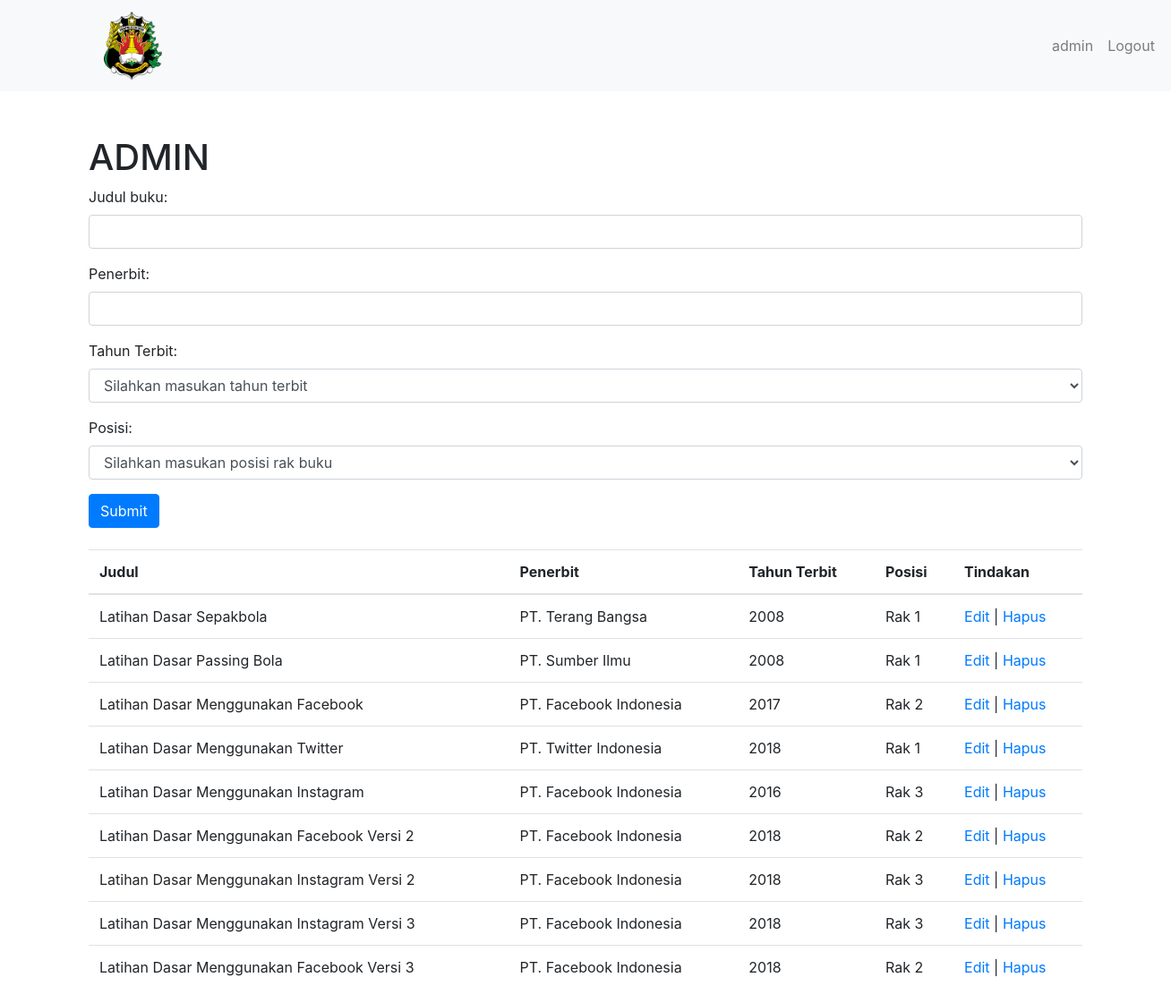
Page /pageAdmin.php (signed in) on the committed database.
### tables this page shows
CREATE TABLE `perpus` (
  `id` int(10) NOT NULL,
  `judul` varchar(50) NOT NULL,
  `penerbit` varchar(50) NOT NULL,
  `tahun` int(20) NOT NULL,
  `posisi` varchar(50) NOT NULL
);

### pageAdmin.php (the view, shortened to what this page needs)
<?php
    include("koneksi.php");
?>
<!DOCTYPE html>
<html lang="en">
	<head>
		<link rel="stylesheet" type="text/css" href="css/pageAdmin.css">
        <link rel="stylesheet" href="https://maxcdn.bootstrapcdn.com/bootstrap/4.0.0/css/bootstrap.min.css">
		<link href="//maxcdn.bootstrapcdn.com/font-awesome/4.7.0/css/font-awesome.min.css" rel="stylesheet">
	</head>
	<body>
        <nav class="navbar navbar-expand-sm bg-light navbar-light">
            <a class="navbar-brand">
                <img src="assets/images/logoakpol.png">
            </a>
            <div class="collapse navbar-collapse" id="beranda">
                <ul class="navbar-nav">
                    <li class="nav-item">
                        <a class="nav-link"><?php echo $_SESSION['username']?></a>
                    </li>
                    <li class="nav-item">
                        <a class="nav-link" href="proses-logout.php">Logout</a>
                    </li>
                </ul>
            </div>
        </nav>
        <div class="container">
            <h1 class="display-5" id="judadmin">ADMIN</h1>
        </div>
        <div class="container-fluid">
            <div class="container">
                <div class="row">
                    <div class="col-md-12">
                        <form action="tambah.php" method="POST">
                            <div class="form-group">
                                <label for="judul">Judul buku:</label>
                                <input type="text" name="judul" class="form-control" id="judul" required>
                            </div>
                            <div class="form-group">
                                <label for="terbit">Penerbit:</label>
                                <input type="text" name="penerbit" class="form-control" id="terbit" required>
                            </div>
                            <div class="form-group">
                                <label for="tahun">Tahun Terbit:</label>
                                <select name ="tahun" class="form-control" id="tahun" required>
                                    <option value="">Silahkan masukan tahun terbit</option>
                                </select>
                            </div>
                            <div class="form-group">
                                <label for="pos">Posisi:</label>
                                <select name ="posisi" class="form-control" id="posisi" required>
                                    <option value="">Silahkan masukan posisi rak buku</option>
                                </select>
                            </div>
                            <button type="submit" class="btn btn-primary" name="tambah">Submit</button>
                        </form>
                        <br>
                    </div>
                </div>
            </div>
        </div>
        <div class="container" id="tabdat">
            <div class="row">
                <div class="col-md-12">
                    <div class="table-responsive">
                        <table class="table">
                            <thead>
                                <tr>
                                    <th>Judul</th>
                                    <th>Penerbit</th>
                                    <th>Tahun Terbit</th>
                                    <th>Posisi</th>
                                    <th>Tindakan</th>
                                </tr>
                            </thead>
                            <tbody>
                                <?php
                                $sql = "SELECT * FROM perpus";
                                $query = mysqli_query($db, $sql);
                                while($perp = mysqli_fetch_array($query)){
                                    echo "<tr>";
                                    echo "<td>".$perp['judul']."</td>";
                                    echo "<td>".$perp['penerbit']."</td>";
                                    echo "<td>".$perp['tahun']."</td>";
                                    echo "<td>".$perp['posisi']."</td>";
                                    echo "<td>";
                                    echo "<a href='edit.php?id=".$perp['id']."'>Edit</a> | ";
                                    echo "<a href='hapus.php?id=".$perp['id']."'>Hapus</a>";
                                    echo "</td>";
                                    echo "</tr>";
                                }
                                ?>
                            </tbody>
                        </table>
                    </div>
                </div>
            </div>
        </div>
	</body>
</html>

### css/pageAdmin.css (style rules this page uses)
body { font-family: 'Quicksand', sans-serif; }
.nav-link { color: black; float: right; }
.nav-item { float: right; }
.navbar { margin-top: 0px; }
.navbar-brand img { float: left; width: 65px; height: 76px; margin-right: 100px; margin-left: 100px; margin-top: 0px; }
#judadmin { margin-top: 50px; }
#tabdat { overflow-y: scroll; }

### rows in the picture
perpus: judul "Latihan Dasar Sepakbola", penerbit "PT. Terang Bangsa", tahun "2008", posisi "Rak 1"
perpus: judul "Latihan Dasar Passing Bola", penerbit "PT. Sumber Ilmu", tahun "2008", posisi "Rak 1"
perpus: judul "Latihan Dasar Menggunakan Facebook", penerbit "PT. Facebook Indonesia", tahun "2017", posisi "Rak 2"
perpus: judul "Latihan Dasar Menggunakan Twitter", penerbit "PT. Twitter Indonesia", tahun "2018", posisi "Rak 1"
perpus: judul "Latihan Dasar Menggunakan Instagram", penerbit "PT. Facebook Indonesia", tahun "2016", posisi "Rak 3"
perpus: judul "Latihan Dasar Menggunakan Facebook Versi 2", penerbit "PT. Facebook Indonesia", tahun "2018", posisi "Rak 2"
perpus: judul "Latihan Dasar Menggunakan Instagram Versi 2", penerbit "PT. Facebook Indonesia", tahun "2018", posisi "Rak 3"
perpus: judul "Latihan Dasar Menggunakan Instagram Versi 3", penerbit "PT. Facebook Indonesia", tahun "2018", posisi "Rak 3"
perpus: judul "Latihan Dasar Menggunakan Facebook Versi 3", penerbit "PT. Facebook Indonesia", tahun "2018", posisi "Rak 2"

### other values in the picture
$_SESSION['username'] "admin"
